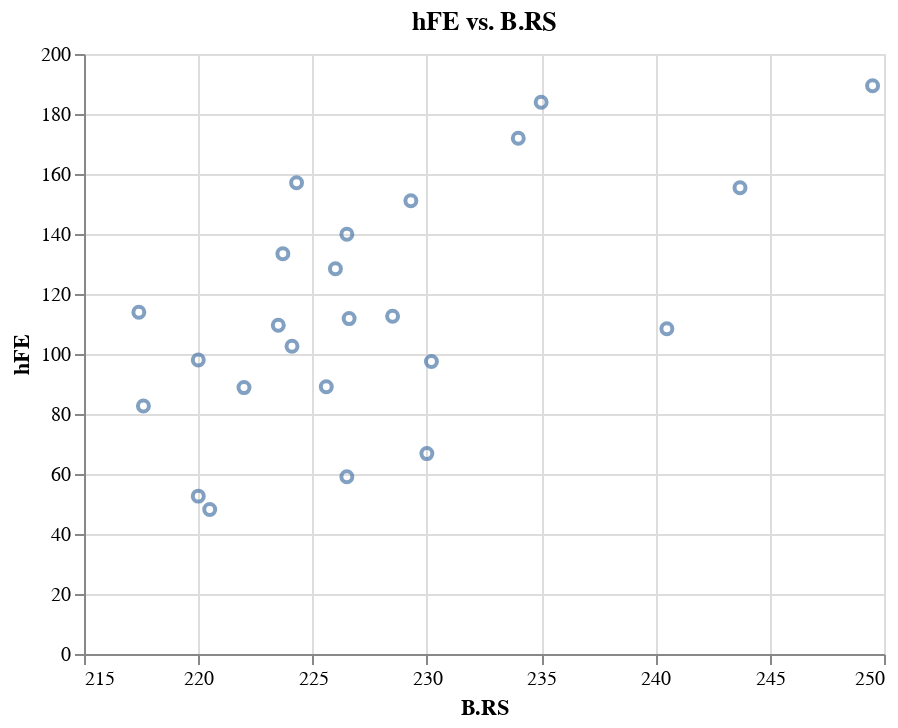

The code cell stored with this chart in its notebook:
### Markdown cell above
E.RS seems to have a mild negative correlation to hFE.

### Code cell
alt.Chart(semic, title='hFE vs. B.RS')\
        .mark_point()\
        .encode(
            x=alt.X('brs', title='B.RS', scale=alt.Scale(zero=False)), 
            y=alt.Y('hfe', title='hFE'))

### Figure 1 — Vega-Lite specification as saved in the notebook (floating-point values rounded to 4 significant figures)
{"$schema": "https://vega.github.io/schema/vega-lite/v3.2.1.json", "config": {"mark": {"tooltip": null}, "view": {"height": 300, "width": 400}}, "data": {"name": "data-9a8a695da1e30e37eb6eb85cbc73c2cc"}, "datasets": {"data-9a8a695da1e30e37eb6eb85cbc73c2cc": [{"brs": 226, "ebrs": 7, "ers": 14.62, "hfe": 128.4}, {"brs": 220, "ebrs": 3.375, "ers": 15.63, "hfe": 52.62}, {"brs": 217.4, "ebrs": 6.375, "ers": 14.62, "hfe": 113.9}, {"brs": 220, "ebrs": 6, "ers": 15, "hfe": 98.01}, {"brs": 226.5, "ebrs": 7.625, "ers": 14.5, "hfe": 139.9}, {"brs": 224.1, "ebrs": 6, "ers": 15.25, "hfe": 102.6}, {"brs": 220.5, "ebrs": 3.375, "ers": 16.12, "hfe": 48.14}, {"brs": 223.5, "ebrs": 6.125, "ers": 15.13, "hfe": 109.6}, {"brs": 217.6, "ebrs": 5, "ers": 15.5, "hfe": 82.68}, {"brs": 228.5, "ebrs": 6.625, "ers": 15.13, "hfe": 112.6}, {"brs": 230.2, "ebrs": 5.75, "ers": 15.5, "hfe": 97.52}, {"brs": 226.5, "ebrs": 3.75, "ers": 16.12, "hfe": 59.06}, {"brs": 226.6, "ebrs": 6.125, "ers": 15.13, "hfe": 111.8}, {"brs": 225.6, "ebrs": 5.375, "ers": 15.63, "hfe": 89.09}, {"brs": 234, "ebrs": 8.875, "ers": 15.38, "hfe": 171.9}, {"brs": 230, "ebrs": 4, "ers": 15.5, "hfe": 66.8}, {"brs": 224.3, "ebrs": 8, "ers": 14.25, "hfe": 157.1}, {"brs": 240.5, "ebrs": 5.87, "ers": 14.5, "hfe": 108.4}, {"brs": 223.7, "ebrs": 7.375, "ers": 14.62, "hfe": 133.4}, {"brs": 235, "ebrs": 9.875, "ers": 15.22, "hfe": 183.9}, {"brs": 222, "ebrs": 4.555, "ers": 14.98, "hfe": 88.8}, {"brs": 229.3, "ebrs": 8.545, "ers": 14.88, "hfe": 151.1}, {"brs": 249.5, "ebrs": 9.87, "ers": 14.5, "hfe": 189.4}, {"brs": 243.7, "ebrs": 8.375, "ers": 15.62, "hfe": 155.4}]}, "encoding": {"x": {"field": "brs", "scale": {"zero": false}, "title": "B.RS", "type": "quantitative"}, "y": {"field": "hfe", "title": "hFE", "type": "quantitative"}}, "mark": "point", "title": "hFE vs. B.RS"}
